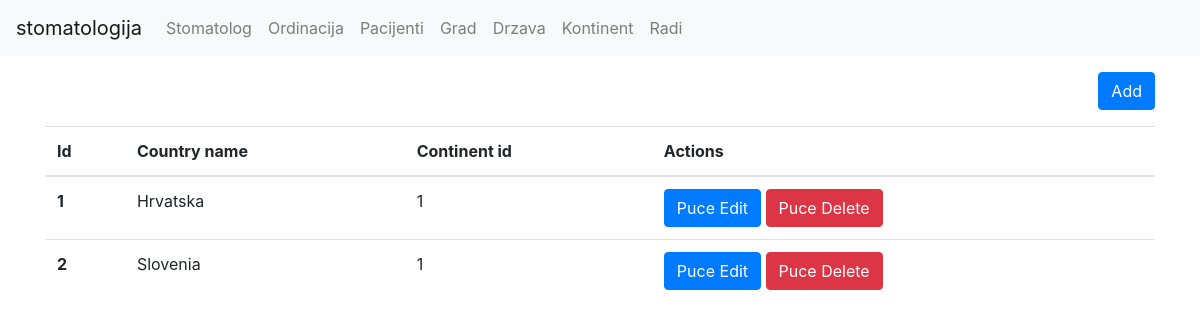
The page /drzava/index.php (signed in) on the database as committed earlier.
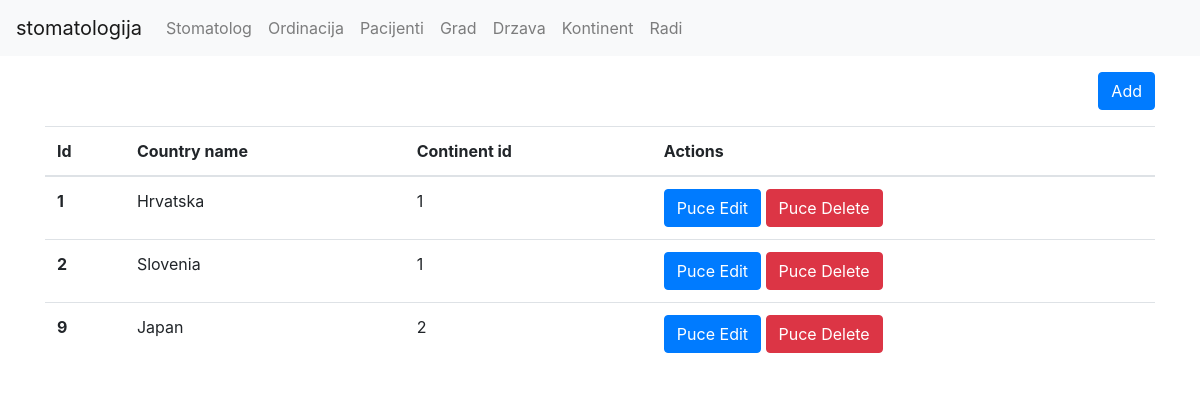
The same page on the database as committed later.
### tables this page shows
CREATE TABLE `drzava` (
  `id` int(11) NOT NULL,
  `country_name` varchar(50) NOT NULL,
  `continent_id` int(11) NOT NULL
);

### drzava/index.php (the view, shortened to what this page needs)
<?php
require('../util/db.php');
require('../frontend/header.php');
require('../frontend/footer.php');
$stmt = $db->query('SELECT * FROM drzava');
$rows = $stmt->fetchAll();
echo $header;
?>
<div class="container">
	<a href="/stomatologija/drzava/form.php" class="btn btn-primary mt-3 mb-3 float-right">Add</a>
	<table class="table">
	  <thead>
		<tr>
		  <th scope="col">Id</th>
		  <th scope="col">Country name</th>
		  <th scope="col">Continent id</th>
		  <th>Actions</th>
		</tr>
	  </thead>
	  <tbody>
		<?php foreach($rows as $row) { ?>
		<tr>
		  <th scope="row"><?php echo $row['id']; ?></th>
		  <td><?php echo $row['country_name']; ?></td>
		  <td><?php echo $row['continent_id']; ?></td>
		  <td>
		  <a class="btn btn-primary" href="/stomatologija/drzava/form.php?id=<?php echo $row['id']; ?>">Puce Edit</a>
		  <a class="btn btn-danger" href="/stomatologija/drzava/delete.php?id=<?php echo $row['id']; ?>">Puce Delete</a>
		  </td>
		</tr>
		<?php } ?>
	  </tbody>
	</table>
</div>
<?php
echo $footer;
?>

Rows that differ between the two databases and show on the page:
added drzava: id "9", country_name "Japan", continent "2"
